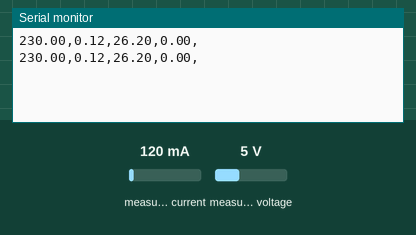
A sketch run on a simulated Arduino Uno, built with avr-gcc and run on an emulated ATmega328P. Shown: the last lines printed to the serial monitor. The test bench sets the inputs (shaded band); at power-on: measured current 120 mA, measured voltage 5 V.

Above: at 1.2 s.
1.3 s: measured current set to 40 mA
At 2.6 s:
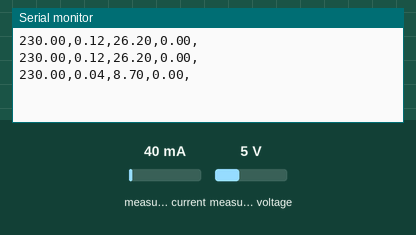
2.8 s: measured voltage set to 0.3 V
At 3.8 s:
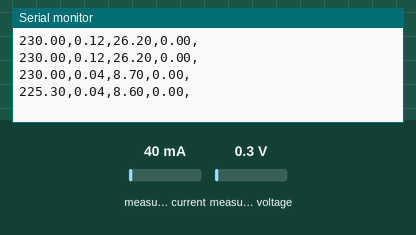
4.3 s: measured current set to 500 mA
At 5.2 s:
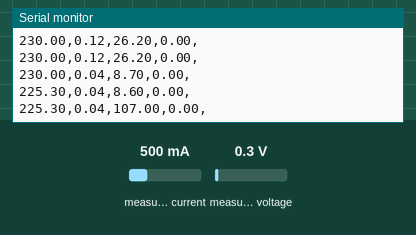
Timing chart, 0 to 7.3 s (numbered marks = the images above; inputs shaded):
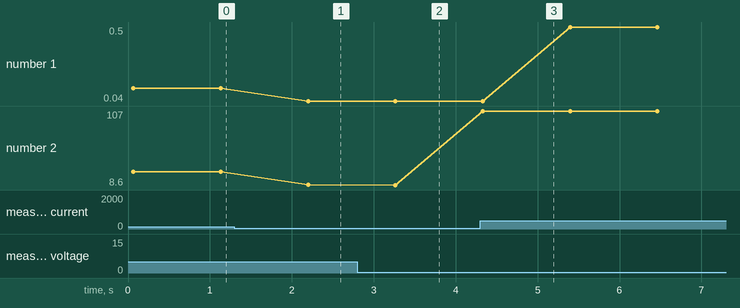

The sketch:

PZEM004T_with_VB.NET.ino
```cpp
#include <SoftwareSerial.h> // 配合Vb.Net接收資料
#include <PZEM004T.h>

PZEM004T pzem(10,11);  // (RX,TX) connect to TX,RX of PZEM
IPAddress ip(192,168,1,1);

void setup() {
  Serial.begin(9600);
  pzem.setAddress(ip);
}

void loop() {
  float v = pzem.voltage(ip);
  float i = pzem.current(ip);
  float p = pzem.power(ip);
  float e = pzem.energy(ip);

  Serial.print(v);
  Serial.print(",");
  Serial.print(i);
  Serial.print(",");
  Serial.print(p);
  Serial.print(",");
  Serial.print(e);
  Serial.print(",");
  Serial.println();

  delay(1000);
}
```

Measured:
- after the input at 1.3 s, the serial monitor: prints a new line after 0.90 s (image 1)
- after the input at 2.8 s, the serial monitor: prints a new line after 0.46 s (image 2)
- after the input at 4.3 s, the serial monitor: prints a new line at once (image 3)
- plotted number 1: 0.12 → 0.04 after the input at 1.3 s, 0.04 → 0.5 after the input at 4.3 s
- plotted number 2: 26.2 → 8.7 after the input at 1.3 s, 8.7 → 8.6 after the input at 2.8 s, 8.6 → 107 after the input at 4.3 s
